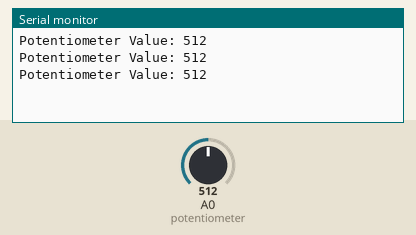
Recording of a sketch running on a simulated Arduino Uno, built with avr-gcc and run on an emulated ATmega328P. Shown: the last lines printed to the serial monitor. Inputs (shaded band) come from the test bench; at power-on: A0 (potentiometer) = 512.

Above: at 1.3 s.
1.4 s: A0 (potentiometer) set to 716
At 1.9 s:
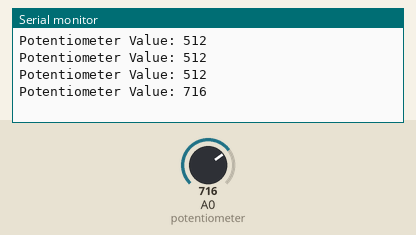
2.9 s: A0 (potentiometer) set to 900
At 3.4 s:
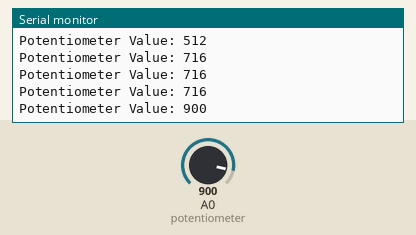
Timing chart, 0 to 5.9 s (numbered marks = the images above; inputs shaded):
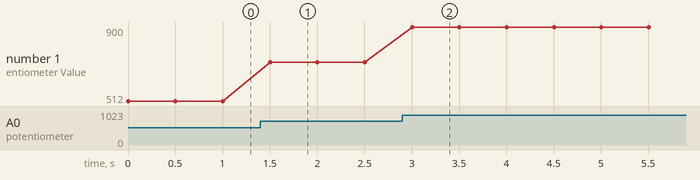

Measured:
- after the input at 1.4 s, the serial monitor: prints a new line after 0.10 s (image 1)
- after the input at 2.9 s, the serial monitor: prints a new line after 0.10 s (image 2)
- plotted number 1: 512 → 716 after the input at 1.4 s, 716 → 900 after the input at 2.9 s

The sketch:

echo_test.ino
```cpp
void setup() {
  Serial.begin(115200);  // Start serial communication at 115200 baud rate
  while (!Serial) {
    ; // Wait for the serial port to connect
  }
}

void loop() {
  int potValue = analogRead(A0);  // Read the value from the potentiometer
  Serial.print("Potentiometer Value: ");
  Serial.println(potValue);  // Send the potentiometer value over serial

  delay(500);  // Delay for 500 milliseconds
}
```
